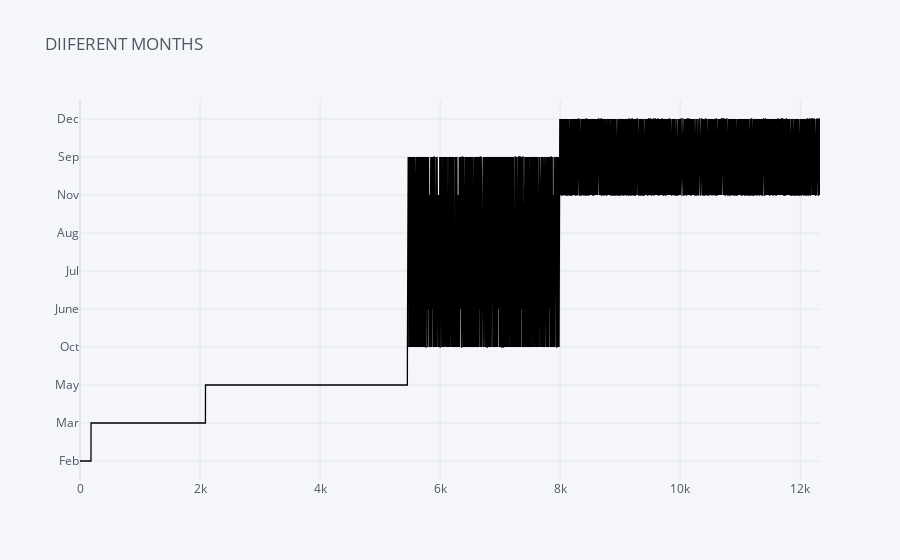

Notebook code cell kept with this figure:
### Code cell
df['Month'].iplot(kind='scatter',colors='black',title="DIIFERENT MONTHS ")

### Figure 1 — Plotly figure (JSON) as saved in the notebook; plotly's stock layout.template omitted (floating-point values rounded to 4 significant figures; data arrays with more than 128 entries replaced by an {"elided": "..."} marker saying what was removed)
{"data": [{"line": {"color": "rgba(0, 0, 0, 1.0)", "dash": "solid", "shape": "linear", "width": 1.3}, "mode": "lines", "name": "Month", "text": "", "type": "scatter", "x": {"elided": "12330 int values"}, "y": {"elided": "12330 str values"}}], "layout": {"legend": {"bgcolor": "#F5F6F9", "font": {"color": "#4D5663"}}, "paper_bgcolor": "#F5F6F9", "plot_bgcolor": "#F5F6F9", "title": {"font": {"color": "#4D5663"}, "text": "DIIFERENT MONTHS "}, "xaxis": {"gridcolor": "#E1E5ED", "showgrid": true, "tickfont": {"color": "#4D5663"}, "title": {"font": {"color": "#4D5663"}, "text": ""}, "zerolinecolor": "#E1E5ED"}, "yaxis": {"gridcolor": "#E1E5ED", "showgrid": true, "tickfont": {"color": "#4D5663"}, "title": {"font": {"color": "#4D5663"}, "text": ""}, "zerolinecolor": "#E1E5ED"}}}
